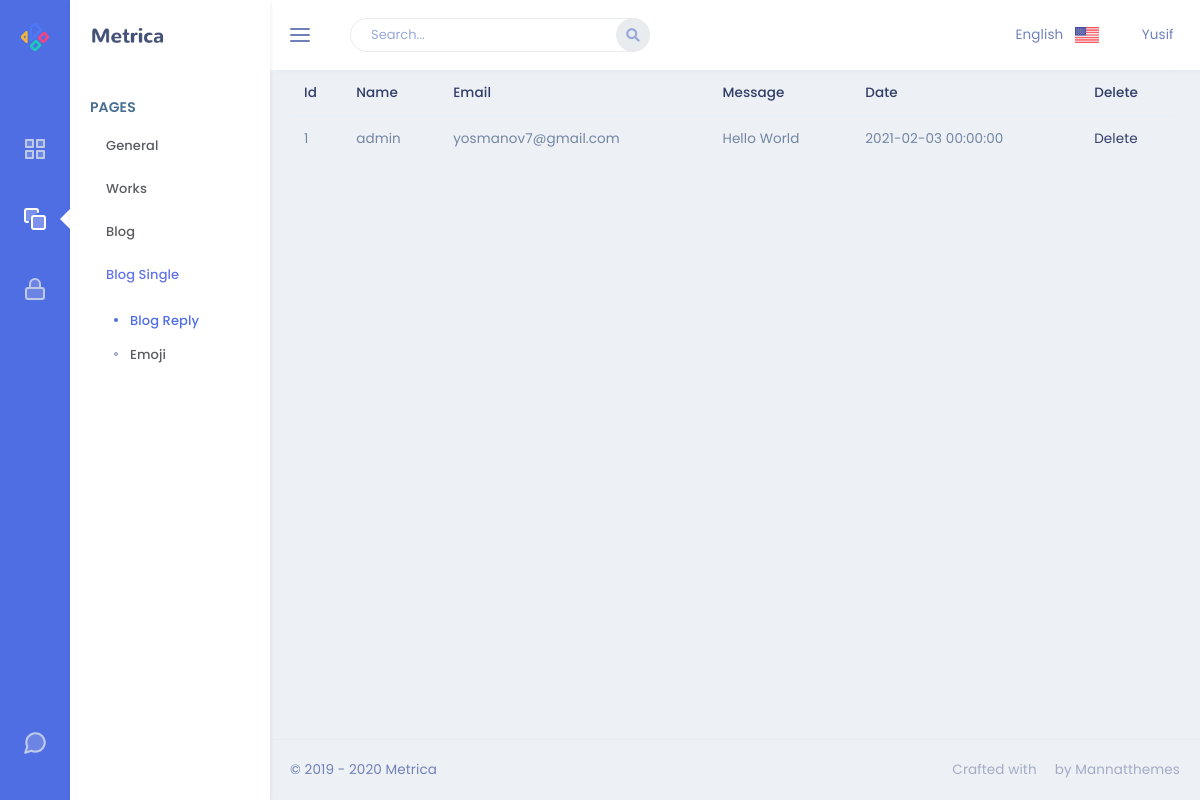
Page /admin/reply on the committed database.
### app/models.py (models this page shows)
class BlogReply(db.Model):
    id = db.Column(db.Integer, primary_key=True)
    blogReply_name = db.Column(db.String(30), nullable=False)
    blogReply_email = db.Column(db.String(40), nullable=False)
    blogReply_content = db.Column(db.Text, nullable=False)
    blogReply_date = db.Column(db.DateTime)

### admin/routes.py (the view)
@admin.route('/reply')
def reply():
    replies = BlogReply.query.all()
    return render_template('BlogReply/reply.html',replyList=replies)

### admin/templates/BlogReply/reply.html
{% extends "layout.html" %}
{% block content %}
<table class="table">
    <thead>
    <tr>
        <th scope="col">Id</th>
        <th scope="col">Name</th>
        <th scope="col">Email</th>
        <th scope="col">Message</th>
        <th scope="col">Date</th>
        <th scope="col">Delete</th>
    </tr>
    </thead>
    <tbody>
    {% for reply in replyList %}
    <tr>
        <td>{{reply.id}}</td>
        <td>{{reply.blogReply_name}}</td>
        <td>{{reply.blogReply_email}}</td>
        <td>{{reply.blogReply_content}}</td>
        <td>{{reply.blogReply_date}}</td>
        <td><a href="/admin/reply/delete/{{reply.id}}">Delete</a></td>
    </tr>
    {% endfor %}
    </tbody>
</table>
{% endblock %}

### rows in the picture
BlogReply: id "1", blogReply_name "admin", blogReply_email "yosmanov7@gmail.com", blogReply_content "Hello World", blogReply_date "2021-02-03 00:00:00"
